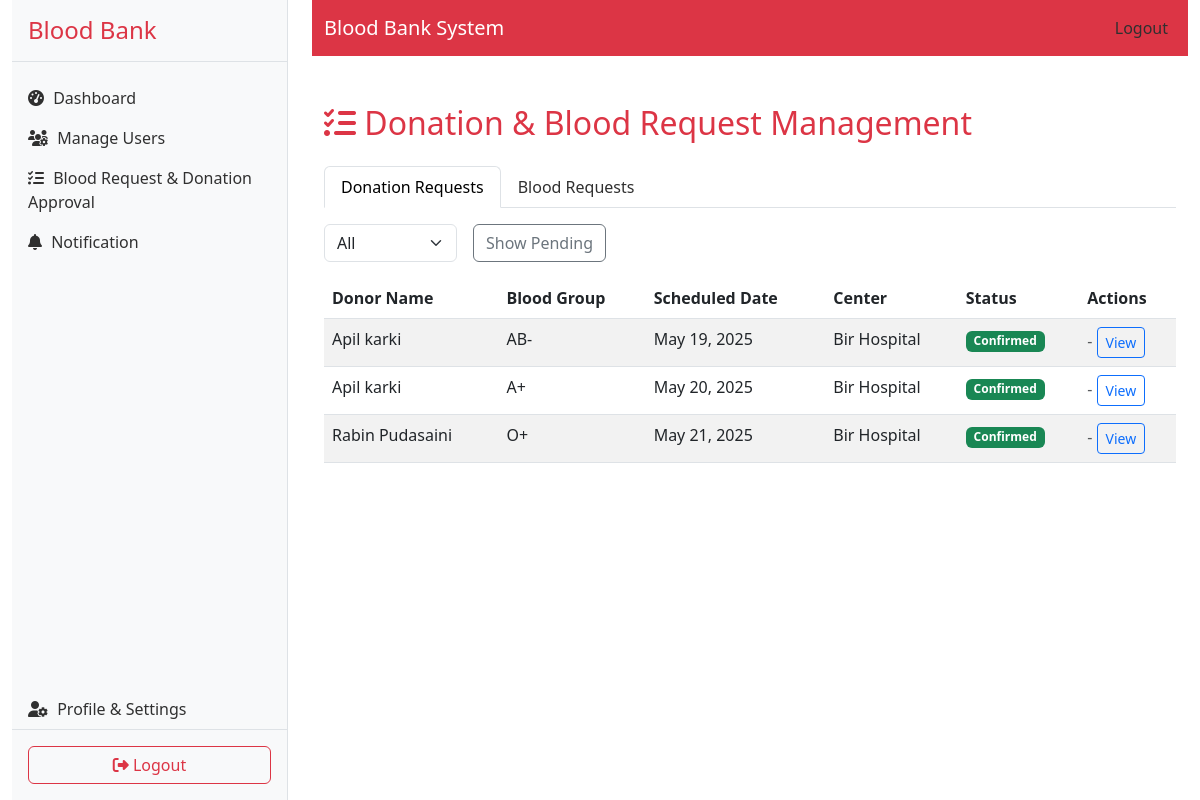
The page /admin-donation-blood-request/?tab=donation&history=1 (signed in) on the database its author committed.
### account/models.py (models this page shows, shortened)
class DonationAppointment(models.Model):
    donor = models.ForeignKey('User', on_delete=models.CASCADE)
    center = models.ForeignKey(DonationCenter, on_delete=models.CASCADE)
    date = models.DateField()
    notes = models.TextField(blank=True)
    status = models.CharField(max_length=20, choices=[('PENDING', 'Pending'), ('CONFIRMED', 'Confirmed'), ('CANCELLED', 'Cancelled')], default='PENDING')
    created_at = models.DateTimeField(auto_now_add=True)

class User(AbstractUser):
    class Role(models.TextChoices):
        ADMIN = 'ADMIN', _('Admin')
        DONOR = 'DONOR', _('Donor')
        PATIENT = 'PATIENT', _('Patient')
    role = models.CharField(
        max_length=10,
        choices=Role.choices,
        default=Role.DONOR
    )
    phone_number = models.CharField(max_length=15, blank=True)
    date_of_birth = models.DateField(null=True, blank=True)
    address = models.TextField(blank=True)
    profile_picture = models.ImageField(upload_to='profile_pics/', null=True, blank=True)
    is_email_verified = models.BooleanField(default=False)
    email = models.CharField(blank=True, max_length=254, verbose_name='email address')

class UserProfile(models.Model):
    user = models.OneToOneField(User, on_delete=models.CASCADE)
    blood_group = models.CharField(max_length=5, blank=True)
    last_donation_date = models.DateField(null=True, blank=True)
    medical_conditions = models.TextField(blank=True)
    emergency_contact = models.CharField(max_length=15, blank=True)

class DonationCenter(models.Model):
    name = models.CharField(max_length=100)
    address = models.TextField()

### account/views.py (the view)
# urls.py: path('admin-donation-blood-request/', views.admin_donation_blood_request, name='admin_donation_blood_request'),
@login_required
def admin_donation_blood_request(request):
    if request.user.role != 'ADMIN':
        return redirect('admin_login')
    tab = request.GET.get('tab', 'donation')
    status_filter = request.GET.get('status', '')
    history = request.GET.get('history', '0') == '1'
    donation_requests = DonationAppointment.objects.select_related('donor', 'center').all()
    if not history:
        if status_filter:
            donation_requests = donation_requests.filter(status=status_filter)
        else:
            donation_requests = donation_requests.filter(status='PENDING')
    else:
        donation_requests = donation_requests.exclude(status='PENDING')
    blood_requests = BloodRequest.objects.select_related('patient').all()
    if not history:
        if status_filter:
            blood_requests = blood_requests.filter(status=status_filter)
        else:
            blood_requests = blood_requests.filter(status='PENDING')
    else:
        blood_requests = blood_requests.exclude(status='PENDING')
    donation_page = Paginator(donation_requests, 10).get_page(request.GET.get('donation_page'))
    blood_page = Paginator(blood_requests, 10).get_page(request.GET.get('blood_page'))
    context = {
        'tab': tab,
        'status_filter': status_filter,
        'donation_requests': donation_page,
        'blood_requests': blood_page,
        'history': history,
    }
    return render(request, 'account/admin_donation_blood_request.html', context)

### templates/account/admin_donation_blood_request.html (shortened to what this page needs)
{% extends 'base.html' %}
{% load static %}
{% block content %}
<div class="container py-4">
    <h2 class="mb-4 text-danger"><i class="fas fa-tasks"></i> Donation & Blood Request Management</h2>
    <ul class="nav nav-tabs mb-3" id="requestTabs">
        <li class="nav-item">
            <a class="nav-link {% if tab == 'donation' %}active{% endif %}" href="?tab=donation&status={{ status_filter }}{% if history %}&history=1{% endif %}">Donation Requests</a>
        </li>
        <li class="nav-item">
            <a class="nav-link {% if tab == 'blood' %}active{% endif %}" href="?tab=blood&status={{ status_filter }}{% if history %}&history=1{% endif %}">Blood Requests</a>
        </li>
    </ul>
    <div class="mb-3 d-flex align-items-center">
        <form method="get" class="d-inline me-2">
            <select name="status" class="form-select d-inline w-auto" onchange="this.form.submit()">
                <option value="">All</option>
            </select>
        </form>
        <a href="?tab={{ tab }}{% if not history %}&history=1{% endif %}" class="btn btn-outline-secondary ms-2">
            {% if history %}Show Pending{% else %}Show History{% endif %}
        </a>
    </div>
    {% if tab == 'donation' %}
    <div class="table-responsive">
        <table class="table table-striped table-hover">
            <thead>
                <tr>
                    <th>Donor Name</th>
                    <th>Blood Group</th>
                    <th>Scheduled Date</th>
                    <th>Center</th>
                    <th>Status</th>
                    <th>Actions</th>
                </tr>
            </thead>
            <tbody>
                {% for req in donation_requests %}
                <tr>
                    <td>{{ req.donor.get_full_name }}</td>
                    <td>{{ req.donor.userprofile.blood_group|default:"-" }}</td>
                    <td>{{ req.date }}</td>
                    <td>{{ req.center.name }}</td>
                    <td><span class="badge bg-{% if req.status == 'PENDING' %}warning text-dark{% elif req.status == 'CONFIRMED' %}success{% elif req.status == 'REJECTED' %}danger{% elif req.status == 'COMPLETED' %}info{% endif %}">{{ req.status|title }}</span></td>
                    <td>
                        {% if req.status == 'PENDING' %}
                            <form method="post" action="{% url 'approve_donation' req.id %}" style="display:inline;">
                                {% csrf_token %}
                                <button type="submit" class="btn btn-sm btn-outline-success">Approve</button>
                            </form>
                            <form method="post" action="{% url 'reject_donation' req.id %}" style="display:inline;">
                                {% csrf_token %}
                                <button type="submit" class="btn btn-sm btn-outline-danger">Reject</button>
                            </form>
                        {% else %}
                            <span class="text-muted">-</span>
                        {% endif %}
                        <button type="button" class="btn btn-sm btn-outline-primary" data-bs-toggle="modal" data-bs-target="#viewDonationModal{{ req.id }}">View</button>
                    </td>
                </tr>
                {% empty %}
                <tr><td colspan="6" class="text-center">No donation requests found.</td></tr>
                {% endfor %}
            </tbody>
        </table>
    </div>
    {% endif %}
</div>
{% endblock %}

### templates/base.html (style rules this page uses)
.nav-link { color: #303030; }

### rows shown on the page
DonationAppointment: donor.get_full_name "Apil karki", donor.userprofile.blood_group "AB-", date "May 19, 2025", center.name "Bir Hospital", status "Confirmed"
DonationAppointment: donor.get_full_name "Apil karki", donor.userprofile.blood_group "A+", date "May 20, 2025", center.name "Bir Hospital", status "Confirmed"
DonationAppointment: donor.get_full_name "Rabin Pudasaini", donor.userprofile.blood_group "O+", date "May 21, 2025", center.name "Bir Hospital", status "Confirmed"
